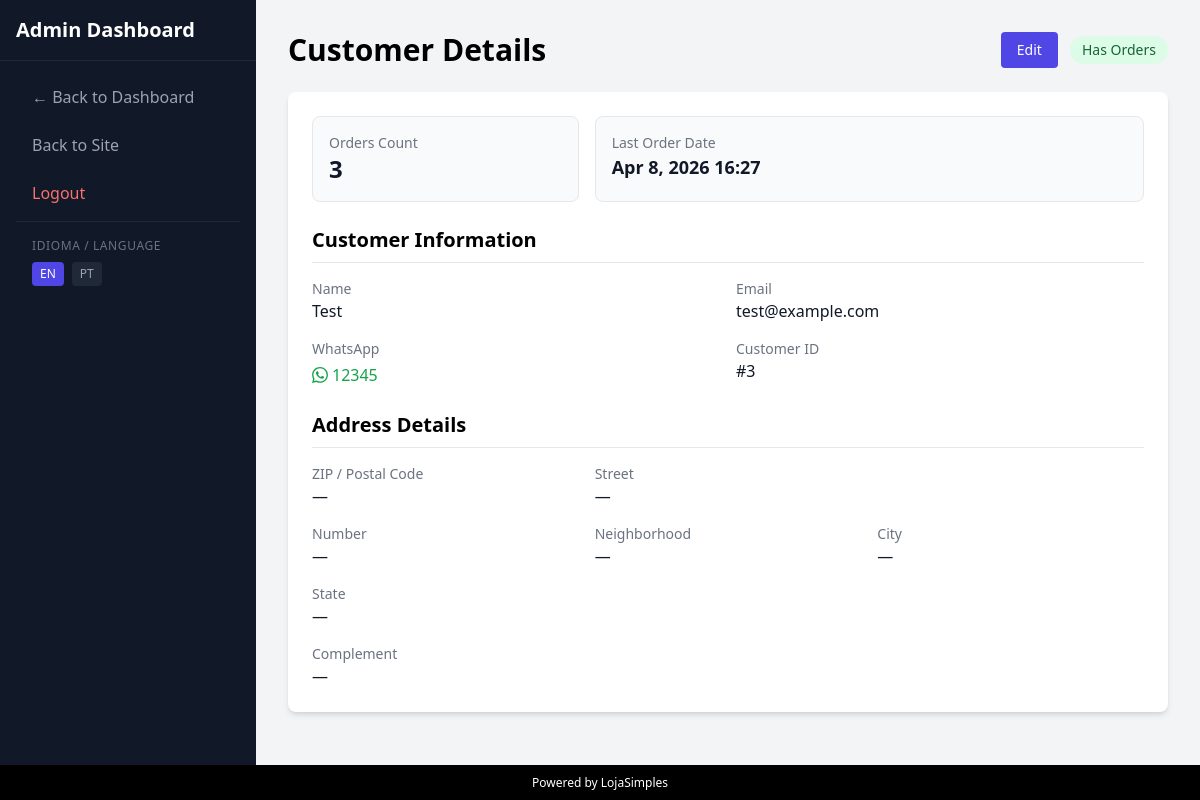
Screenshot of /admin/customer/3 (signed in) with the database file from the repository.
### tables this page shows
CREATE TABLE users (
    id INTEGER PRIMARY KEY AUTOINCREMENT,
    email TEXT UNIQUE NOT NULL,
    login_token TEXT,
    token_expiry DATETIME,
    is_admin INTEGER DEFAULT 0,
    created_at DATETIME DEFAULT CURRENT_TIMESTAMP,
    name TEXT,
    whatsapp TEXT,
    cep TEXT,
    street TEXT,
    number TEXT,
    neighborhood TEXT,
    city TEXT,
    state TEXT
, remember_selector TEXT, remember_token_hash TEXT, remember_expires_at DATETIME, admin_bypass_token TEXT, complement TEXT);

### src/i18n.php (called while the page is built, shortened)
<?php
$lang = $_SESSION['lang'] ?? 'en';
$translations = [];
$langFile = __DIR__ . "/../lang/{$lang}.php";
if (file_exists($langFile)) {
    $translations = require $langFile;
} else {
    $fallbackLangFile = __DIR__ . "/../lang/en.php";
    if (file_exists($fallbackLangFile)) {
        $translations = require $fallbackLangFile;
    }
}
function __($key) {
    global $translations;
    $key = (string) $key;
    return isset($translations[$key]) ? (string) $translations[$key] : $key;
}

### src/user.php (called while the page is built, shortened)
<?php
require_once __DIR__ . '/db.php';
function getAdminCustomerDetails($id) {
    global $pdo;
    $sql = "
        SELECT
            u.*,
            COUNT(o.id) AS orders_count,
            MAX(o.created_at) AS last_order_at
        FROM users u
        LEFT JOIN orders o ON o.customer_email = u.email
        WHERE u.id = ?
        GROUP BY u.id
        LIMIT 1
    ";
    $stmt = $pdo->prepare($sql);
    $stmt->execute([$id]);
    $customer = $stmt->fetch(PDO::FETCH_ASSOC);
    $customer['orders_count'] = (int)($customer['orders_count'] ?? 0);
    $customer['has_orders'] = $customer['orders_count'] > 0;
    return $customer;
}

### templates/admin/customer_detail.php (the view, shortened to what this page needs)
<!DOCTYPE html>
<html lang="<?php echo htmlspecialchars($_SESSION['lang'] ?? 'en'); ?>">
<head>
    <script src="https://cdn.tailwindcss.com"></script>
</head>
<body class="bg-gray-100 font-sans flex flex-col h-screen" x-data="{ sidebarOpen: false, editMode: false }">
    <div class="flex flex-1 overflow-hidden relative">
        <div :class="sidebarOpen ? 'translate-x-0' : '-translate-x-full'" class="fixed md:static inset-y-0 left-0 z-30 w-64 bg-gray-900 text-white flex flex-col transition-transform duration-300 md:translate-x-0 h-full overflow-y-auto">
            <div class="p-4 text-xl font-bold border-b border-gray-800 flex justify-between items-center">
                <span><?php echo __('Admin Dashboard'); ?></span>
            </div>
            <nav class="flex-1 p-4 space-y-2">
                <a href="/admin" class="block w-full text-left px-4 py-2 text-gray-400 hover:text-white hover:bg-gray-800 rounded">
                    &larr; <?php echo __('Back to Dashboard'); ?>
                </a>
                <a href="/" class="block w-full text-left px-4 py-2 text-gray-400 hover:text-white hover:bg-gray-800 rounded">
                    <?php echo __('Back to Site'); ?>
                </a>
                <a href="/logout" class="block w-full text-left px-4 py-2 text-red-400 hover:text-red-300 hover:bg-gray-800 rounded">
                    <?php echo __('Logout'); ?>
                </a>
                <div class="border-t border-gray-800 my-2"></div>
                <div class="px-4 py-2">
                    <span class="text-xs text-gray-500 uppercase tracking-wider block mb-2">Idioma / Language</span>
                    <div class="flex gap-2">
                        <a href="?lang=en" class="text-xs px-2 py-1 rounded <?php echo ($_SESSION['lang'] ?? 'en') === 'en' ? 'bg-indigo-600 text-white' : 'bg-gray-800 text-gray-400 hover:text-white'; ?>">EN</a>
                        <a href="?lang=pt" class="text-xs px-2 py-1 rounded <?php echo ($_SESSION['lang'] ?? 'en') === 'pt' ? 'bg-indigo-600 text-white' : 'bg-gray-800 text-gray-400 hover:text-white'; ?>">PT</a>
                    </div>
                </div>
            </nav>
        </div>
        <div class="flex-1 flex flex-col overflow-hidden">
            <div class="flex-1 overflow-auto p-4 md:p-8">
            <div class="max-w-4xl mx-auto">
                <div class="flex justify-between items-center mb-6">
                    <h1 class="text-3xl font-bold"><?php echo __('Customer Details'); ?></h1>
                    <div>
                        <button @click="editMode = !editMode" class="bg-indigo-600 text-white px-4 py-2 rounded hover:bg-indigo-700 text-sm font-medium mr-2" x-text="editMode ? '<?php echo __('Cancel'); ?>' : '<?php echo __('Edit'); ?>'"></button>
                        <?php if (!empty($customer['has_orders'])): ?>
                            <span class="inline-flex items-center px-3 py-1 rounded-full text-sm font-medium bg-green-100 text-green-800"><?php echo __('Has Orders'); ?></span>
                        <?php else: ?>
                            <span class="inline-flex items-center px-3 py-1 rounded-full text-sm font-medium bg-gray-100 text-gray-700"><?php echo __('No Orders'); ?></span>
                        <?php endif; ?>
                    </div>
                </div>
                <div class="bg-white rounded-lg shadow-md p-6 space-y-6">
                    <div class="grid grid-cols-1 md:grid-cols-3 gap-4">
                        <div class="p-4 bg-gray-50 rounded-lg border border-gray-200">
                            <p class="text-sm text-gray-500"><?php echo __('Orders Count'); ?></p>
                            <p class="text-2xl font-bold text-gray-900"><?php echo (int)($customer['orders_count'] ?? 0); ?></p>
                        </div>
                        <div class="p-4 bg-gray-50 rounded-lg border border-gray-200 md:col-span-2">
                            <p class="text-sm text-gray-500"><?php echo __('Last Order Date'); ?></p>
                            <p class="text-lg font-semibold text-gray-900">
                                <?php echo !empty($customer['last_order_at']) ? date('M j, Y H:i', strtotime($customer['last_order_at'])) : __('No Orders'); ?>
                            </p>
                        </div>
                    </div>
                    <div x-show="!editMode">
                        <h2 class="text-xl font-semibold mb-4 border-b pb-2"><?php echo __('Customer Information'); ?></h2>
                        <div class="grid grid-cols-1 md:grid-cols-2 gap-4">
                            <div>
                                <p class="text-sm text-gray-500"><?php echo __('Name'); ?></p>
                                <p class="text-gray-900 font-medium"><?php echo htmlspecialchars(($customer['name'] ?? '') !== '' ? $customer['name'] : '—'); ?></p>
                            </div>
                            <div>
                                <p class="text-sm text-gray-500"><?php echo __('Email'); ?></p>
                                <p class="text-gray-900 font-medium"><?php echo htmlspecialchars($customer['email'] ?? '—'); ?></p>
                            </div>
                            <div>
                                <p class="text-sm text-gray-500"><?php echo __('WhatsApp'); ?></p>
                                <div class="text-gray-900 font-medium">
                                    <?php if (!empty($customer['whatsapp']) && $customer['whatsapp'] !== '—'):
                                        $wa_number = preg_replace('/\D/', '', $customer['whatsapp']);
                                        $wa_link = 'https://wa.me/55' . $wa_number;
                                    ?>
                                        <a href="<?php echo $wa_link; ?>" target="_blank" class="text-green-600 hover:text-green-800 flex items-center gap-1 w-fit mt-1" title="Falar no WhatsApp">
                                            <?php echo htmlspecialchars($customer['whatsapp']); ?>
                                        </a>
                                    <?php else: ?>
                                        <?php echo htmlspecialchars(($customer['whatsapp'] ?? '') !== '' ? $customer['whatsapp'] : '—'); ?>
                                    <?php endif; ?>
                                </div>
                            </div>
                            <div>
                                <p class="text-sm text-gray-500"><?php echo __('Customer ID'); ?></p>
                                <p class="text-gray-900 font-medium">#<?php echo (int)($customer['id'] ?? 0); ?></p>
                            </div>
                        </div>
                    </div>
                    <div x-show="!editMode">
                        <h2 class="text-xl font-semibold mb-4 border-b pb-2"><?php echo __('Address Details'); ?></h2>
                        <div class="grid grid-cols-1 md:grid-cols-3 gap-4">
                            <div>
                                <p class="text-sm text-gray-500"><?php echo __('CEP'); ?></p>
                                <p class="text-gray-900 font-medium"><?php echo htmlspecialchars(($customer['cep'] ?? '') !== '' ? $customer['cep'] : '—'); ?></p>
                            </div>
                            <div class="md:col-span-2">
                                <p class="text-sm text-gray-500"><?php echo __('Street'); ?></p>
                                <p class="text-gray-900 font-medium"><?php echo htmlspecialchars(($customer['street'] ?? '') !== '' ? $customer['street'] : '—'); ?></p>
                            </div>
                            <div>
                                <p class="text-sm text-gray-500"><?php echo __('Number'); ?></p>
                                <p class="text-gray-900 font-medium"><?php echo htmlspecialchars(($customer['number'] ?? '') !== '' ? $customer['number'] : '—'); ?></p>
                            </div>
                            <div>
                                <p class="text-sm text-gray-500"><?php echo __('Neighborhood'); ?></p>
                                <p class="text-gray-900 font-medium"><?php echo htmlspecialchars(($customer['neighborhood'] ?? '') !== '' ? $customer['neighborhood'] : '—'); ?></p>
                            </div>
                            <div>
                                <p class="text-sm text-gray-500"><?php echo __('City'); ?></p>
                                <p class="text-gray-900 font-medium"><?php echo htmlspecialchars(($customer['city'] ?? '') !== '' ? $customer['city'] : '—'); ?></p>
                            </div>
                            <div>
                                <p class="text-sm text-gray-500"><?php echo __('State'); ?></p>
                                <p class="text-gray-900 font-medium"><?php echo htmlspecialchars(($customer['state'] ?? '') !== '' ? $customer['state'] : '—'); ?></p>
                            </div>
                            <div class="md:col-span-3">
                                <p class="text-sm text-gray-500"><?php echo __('Complement'); ?></p>
                                <p class="text-gray-900 font-medium"><?php echo htmlspecialchars(($customer['complement'] ?? '') !== '' ? $customer['complement'] : '—'); ?></p>
                            </div>
                        </div>
                    </div>
                </div>
            </div>
        </div>
    </div>
    </div>
    <div class="w-full bg-black h-[35px] flex items-center justify-center shrink-0">
        <span class="text-white text-xs">Powered by LojaSimples</span>
    </div>
</body>
</html>

### rows the page displays
users: name "Test", email "test@example.com", whatsapp "12345", id "3", cep "—", street "—", number "—", neighborhood "—", city "—", state "—", complement "—"

### other values shown
__('Admin Dashboard') "Admin Dashboard"
__('Back to Dashboard') "Back to Dashboard"
__('Back to Site') "Back to Site"
__('Logout') "Logout"
__('Customer Details') "Customer Details"
__('Has Orders') "Has Orders"
__('Orders Count') "Orders Count"
$customer['orders_count'] "3"
__('Last Order Date') "Last Order Date"
date('M j, Y H:i', strtotime($customer['last_order_at'])) "Apr 8, 2026 16:27"
__('Customer Information') "Customer Information"
__('Name') "Name"
__('Email') "Email"
__('WhatsApp') "WhatsApp"
__('Customer ID') "Customer ID"
